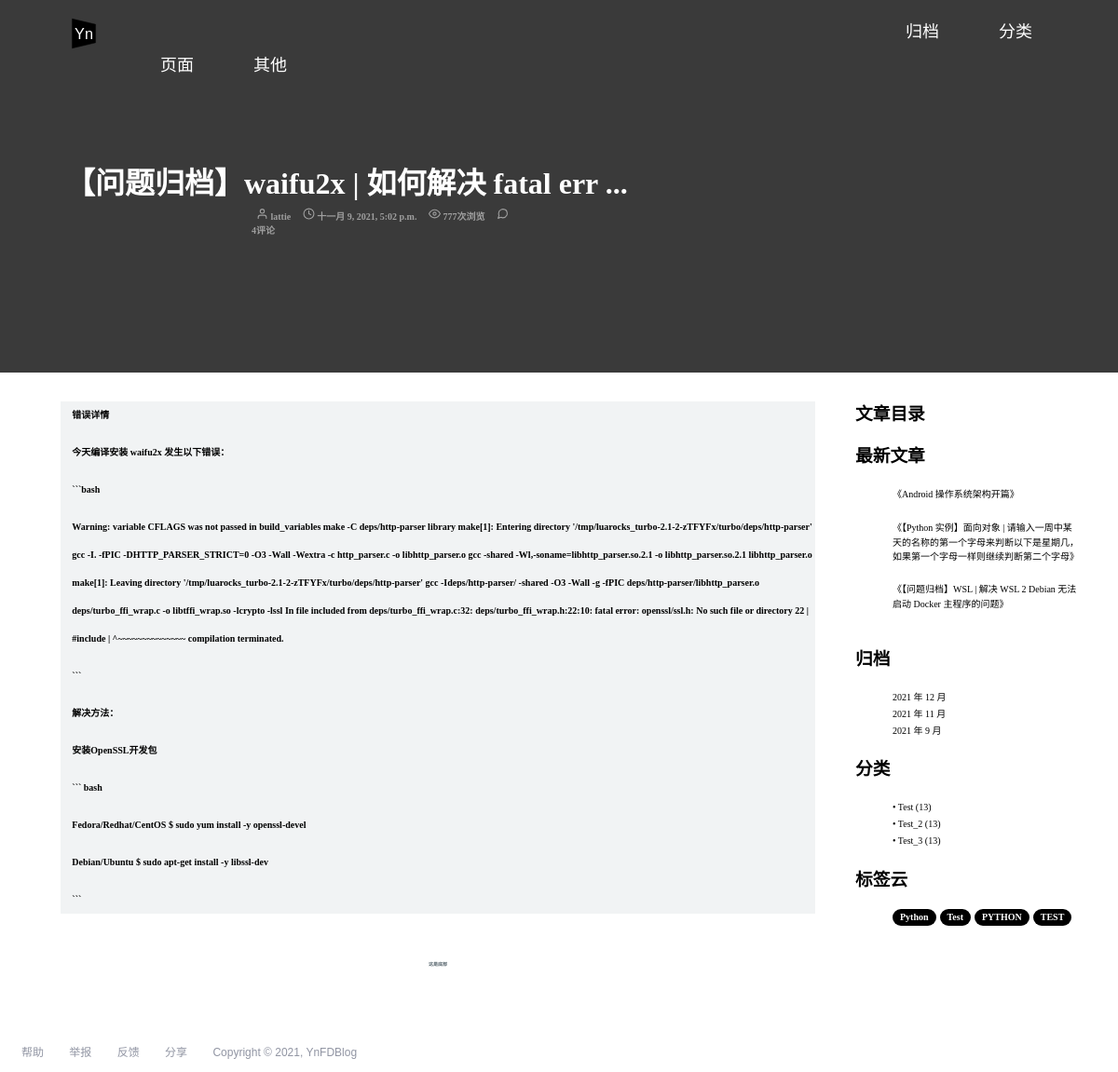
The app's page /posts/1/ with its own data.
### blog_main/models.py (models this page shows, shortened)
class Post(models.Model):
    STATUS_CHOICES = (
        ('d', '草稿'),
        ('p', '发表'),
    )
    def get_absolute_url(self):
        return reverse('blog_main:post_detail', kwargs={'pk': self.pk})
    status = models.CharField(verbose_name='状态', max_length=1, choices=STATUS_CHOICES, default='p')
    title = models.CharField(verbose_name='标题', max_length=70)
    body = models.TextField(verbose_name='正文', blank=True, null=True)
    created_time = models.DateTimeField(verbose_name='创建时间', default=timezone.now)
    modified_time = models.DateTimeField(verbose_name='修改时间', default=timezone.now)
    views = models.PositiveIntegerField(verbose_name='文章浏览量', default=0)
    excerpt = models.CharField(verbose_name='文章摘要', max_length=200, blank=True)
    category = models.ForeignKey(Category, verbose_name='文章分类', on_delete=models.CASCADE)
    tags = models.ManyToManyField(Tag, verbose_name='文章标签', blank=True)
    author = models.ForeignKey(User, verbose_name='文章作者', on_delete=models.CASCADE)

class Category(models.Model):
    name = models.CharField(max_length=100)
    class Mate:
        verbose_name = '分类'
        verbose_name_plural = verbose_name

class Tag(models.Model):
    name = models.CharField(max_length=100)
    class Mate:
        verbose_name = '标签'
        verbose_name_plural = verbose_name

### blog_main/views.py (the view)
# urls.py: path('posts/<int:pk>/', views.post_details, name='post_detail'),         # 文章详情页
def post_details(request, pk):
    post = get_object_or_404(Post, pk=pk)
    md = markdown.Markdown(extensions=[
        'markdown.extensions.extra',
        'markdown.extensions.codehilite',
        TocExtension(slugify=slugify),
    ])
    post.body = md.convert(post.body)
    m = re.search(r'<div class="toc">\s*<ul>(.*)</ul>\s*</div>', md.toc, re.S)
    post.toc = m.group(1) if m is not None else ''
    post.toc = md.toc
    return render(request, 'blog/main/post_detail.html', context={
        'nologin': 'Guest',
        'login': '登录',
        'register': '注册',
        'post': post
    })

### blog_main/templatetags/blog_extras.py (called while the page is built)
@register.inclusion_tag('blog/extra/_recent_posts.html', takes_context=True)
def show_recent_posts(context, num=5):
    return {
        'recent_post_list': Post.objects.all().order_by('-created_time')[:num],
    }

@register.inclusion_tag('blog/extra/_archives.html', takes_context=True)
def show_archives(context):
    return {
        'date_list': Post.objects.dates('created_time', 'month', order='DESC'),
    }

@register.inclusion_tag('blog/extra/_categories.html', takes_context=True)
def show_categories(context):
    return {
        'category_list': Category.objects.all(),
    }

@register.inclusion_tag('blog/extra/_tags.html', takes_context=True)
def show_tags(context):
    return {
        'tag_list': Tag.objects.all(),
    }

### templates/blog/main/post_detail.html (shortened to what this page needs)
{% extends 'base.html' %}
{% load static %}
{% block custom_css %}
    <link rel="stylesheet" type="text/css" href="{% static 'css/post_detail/high_light.css' %}">
    <link rel="stylesheet" type="text/css" href="{% static 'css/post_detail/post.css' %}">
{% endblock %}
{% block post_title %}
    <ul>
        <h1 class="post_title">
            <a class="post_title_text" onmouseover="open_post_title()" onmouseout="close_post_title()" >
                {{ post.title | truncatechars:30 }} ...
            </a>
        </h1>
        <div class="post_info">
            <a class="post_author" href="#">
                <span>
                    <svg xmlns="http://www.w3.org/2000/svg" width="13px" height="13px" viewBox="0 0 24 24" fill="none"
                         stroke="currentColor" stroke-width="2" stroke-linecap="round" stroke-linejoin="round"
                         class="feather feather-user">
                    <path d="M20 21v-2a4 4 0 0 0-4-4H8a4 4 0 0 0-4 4v2"></path>
                    <circle cx="12" cy="7" r="4"></circle>
                    </svg>
                </span>
                <span>
                 {{ post.author }}
                </span>
            </a>
            <a class="post_cdate" href="#">
                <span>
                <svg xmlns="http://www.w3.org/2000/svg" width="13px" height="13px" viewBox="0 0 24 24" fill="none"
                     stroke="currentColor" stroke-width="2" stroke-linecap="round" stroke-linejoin="round"
                     class="feather feather-clock">
                    <circle cx="12" cy="12" r="10"></circle>
                    <polyline points="12 6 12 12 16 14"></polyline>
                </svg>
                </span>
                <time
                        datetime="{{ post.created_time }}">{{ post.created_time }}
                </time>
            </a>
            <a class="views_num" href="#">
                <span>
                    <svg xmlns="http://www.w3.org/2000/svg" width="13px" height="13px" viewBox="0 0 24 24" fill="none"
                         stroke="currentColor" stroke-width="2" stroke-linecap="round" stroke-linejoin="round"
                         class="feather feather-eye"><path d="M1 12s4-8 11-8 11 8 11 8-4 8-11 8-11-8-11-8z"></path><circle
                            cx="12" cy="12" r="3"></circle></svg>
                </span>
                <span>
                    777次浏览
                </span>
            </a>
            <a class="post_comments_num" href="#">
                <span>
                </span>
                <span>
                    4评论
                </span>
            </a>
        </div>
    </ul>
{% endblock %}
{% block post %}
    <div class="post_area">
        <div class="post_body">
            <p>{{ post.body | safe }}</p>
        </div>
        <div class="post_list_end">
            <p>这是底部</p>
        </div>
    </div>
{% endblock %}
{% block toc %}
    {% if post.toc %}
        <div class="widget widget-content">
            <h3 class="widget-title">文章目录</h3>
        </div>
    {% endif %}
{% endblock toc %}
{% block js_custom_bottom %}
    <link href="https://cdn.bootcss.com/highlight.js/9.15.8/styles/github.min.css" rel="stylesheet">
{% endblock %}

### templates/blog/extra/_recent_posts.html (shortened to what this page needs)
<!DOCTYPE html>
<html lang="en">
<head>
</head>
<body>
    <div class="widget widget-recent-posts">
        <h3 class="widget-title">最新文章</h3>
        <ul>
            {% for post in recent_post_list %}
                <li>
                    <a href="{{ post.get_absolute_url }}">《{{ post.title }}》</a>
                </li>
                <br>
                {% empty %}
                暂无文章！
                {% endfor %}
        </ul>
    </div>
</body>
</html>

### templates/blog/extra/_categories.html (shortened to what this page needs)
<!DOCTYPE html>
<html lang="en">
<head>
</head>
<body>
    <div class="widget widget-category">
      <h3 class="widget-title">分类</h3>
      <ul>
        {% for category in category_list %}
          <li>
            <a href="{% url 'blog_main:category' category.pk %}">
                • {{ category.name }}
                <span class="post-count">
                    (13)
                </span>
            </a>
          </li>
        {% empty %}
          暂无分类！
        {% endfor %}
      </ul>
    </div>
</body>
</html>

### templates/blog/extra/_tags.html (shortened to what this page needs)
<!DOCTYPE html>
<html lang="en">
<head>
</head>
<body>
    <div class="widget-tag-cloud">
      <h3 class="widget-title">标签云</h3>
      <ul>
        {% for tag in tag_list %}
          <li>
             <a href="{% url 'blog_main:tag' tag.pk %}">{{ tag.name }}</a>
          </li>
        {% empty %}
          暂无标签！
        {% endfor %}
      </ul>
    </div>
</body>
</html>

### blog_main/static/css/top_bar.css (style rules this page uses)
* { list-style: none; }

### blog_main/static/css/side_bar.css (style rules this page uses)
.side_bar a { font-size: 10px; text-decoration: none; color: black; }
.side_bar div { margin-top: 0; }
.widget-tag-cloud li { display: inline-block; min-width: 10px; padding: 4px 8px; line-height: 1; color: #fff; background-color: #000; border-radius: 10px; }
.widget-tag-cloud a { font-weight: bold; color: white; }

### blog_main/static/css/post_detail/post.css (style rules this page uses)
.post_area { width: 70%; background: white; padding: 1px 15px 20px 20px; margin: 0 auto; position: absolute; top: 400px; left: 30px; }
.post_body { width: 95%; background: #f1f3f4; margin: 30px auto 0; padding: 0 0 0 1.5%; }
.post_list_end { width: 70%; height: 100px; margin: 50px auto 0; }
.post_title { width: 60%; position: absolute; left: 70px; top: 150px; }
.post_title a { color: #ffffff; text-decoration: none; }
.post_info { text-decoration: none; position: relative; top: 170px; left: -70px; width: 50%; }
.post_info a { color: #9f9f9f; padding-right: 5px; padding-left: 5px; text-decoration: none; font-size: 10px; font-weight: bold; }
.post_info svg { margin-top: 1px; color: #9f9f9f; }
.post_body p { font-size: 10px; font-weight: bold; line-height: 30px; }
.post_list_end p { color: #58666e; font-size: 5px; font-weight: bold; text-align: center; }

### records on screen
Post: title "【问题归档】waifu2x | 如何解决 fatal err", author "lattie", created_time "十一月 9, 2021, 5:02 p.m.", body "错误详情 今天编译安装 waifu2x 发生以下错误： ```bash Warning: variable CFLAGS was not passed in build_variables make -C deps/http-parser library make[1]: Entering directory '/tmp/luarocks_turbo-2.1-2-zTFYFx/turbo/deps/http-parser' gcc -I. -fPIC -DHTTP_PARSER_STRICT=0 -O3 -Wall -Wextra -c http_parser.c -o libhttp_parser.o gcc -shared -Wl,-soname=libhttp_parser.so.2.1 -o libhttp_parser.so.2.1 libhttp_parser.o make[1]: Leaving directory '/tmp/luarocks_turbo-2.1-2-zTFYFx/turbo/deps/http-parser' gcc -Ideps/http-parser/ -shared -O3 -Wall -g -fPIC deps/http-parser/libhttp_parser.o deps/turbo_ffi_wrap.c -o libtffi_wrap.so -lcrypto -lssl In file included from deps/turbo_ffi_wrap.c:32: deps/turbo_ffi_wrap.h:22:10:…"
Post: title "Android 操作系统架构开篇"
Post: title "【Python 实例】面向对象 | 请输入一周中某天的名称的第一个字母来判断以下是星期几，如果第一个字母一样则继续判断第二个字母"
Post: title "【问题归档】WSL | 解决 WSL 2 Debian 无法启动 Docker 主程序的问题"
Category: name "Test"
Category: name "Test_2"
Category: name "Test_3"
Tag: name "Python"
Tag: name "Test"
Tag: name "PYTHON"
Tag: name "TEST"

### other values on screen
{{ date.year }} "2021" "2021" "2021"
{{ date.month }} "12" "11" "9"
